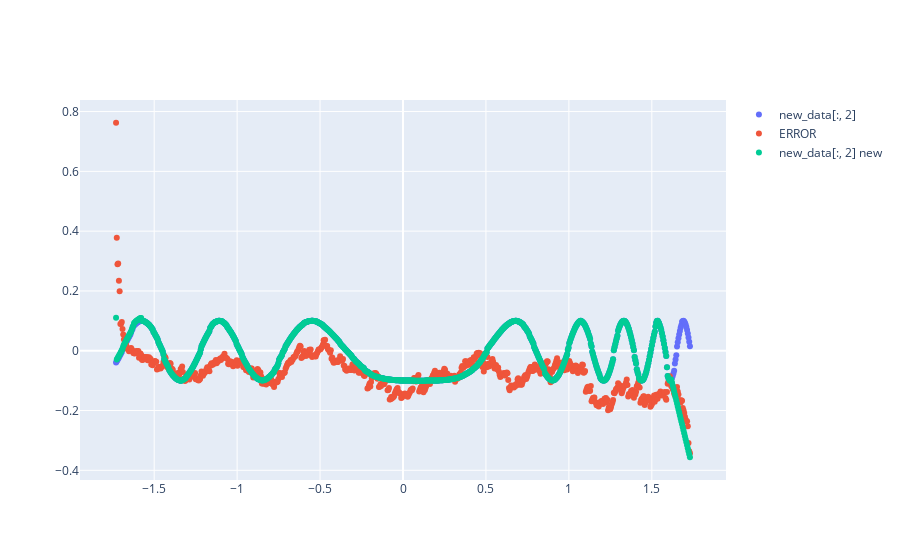

Notebook source saved alongside this figure:
### Code cell
px.scatter

fig = go.Figure()
# for i in range(7):
#     fig.add_trace(go.Scatter(x = new_data[:, i], y = target, mode='markers'))

# fig.add_trace(go.Scatter(x = new_data[:, 1], y = target, mode='markers'))
# fig.add_trace(go.Scatter(x = np.exp(new_data[:, 0]) + new_data[:, 0], y = target, mode='markers'))

# x = np.arange(new_data.shape[0])
# y = np.sort(new_data[:, 0])
# x = (x - np.mean(x)) / np.std(x)
# fig.add_trace(go.Scatter(x = x, y = y, mode='markers', name = "new_data[:, 0]"))

# x = np.arange(new_data.shape[0])
# y =  sorted_arr[:, 1]
# x = (x - np.mean(x)) / np.std(x)
# fig.add_trace(go.Scatter(x = x, y = y, mode='markers', name = "new_data[:, 1]"))

# x = np.arange(sorted_arr.shape[0])
# x = (x - np.mean(x)) / np.std(x)
# y = sorted_arr[:, 0]
# fig.add_trace(go.Scatter(x = x, y = y, mode='markers', name = "new_data[:, 0]"))

# x = np.arange(sorted_arr.shape[0])
# x = (x - np.mean(x)) / np.std(x)
# y = sorted_arr[:, 1]
# fig.add_trace(go.Scatter(x = x, y = y, mode='markers', name = "new_data[:, 1]"))

x = np.arange(sorted_arr.shape[0])
x = (x - np.mean(x)) / np.std(x)
y = sorted_arr[:, 2]
fig.add_trace(go.Scatter(x = x, y = y, mode='markers', name = "new_data[:, 2]"))

# x = np.arange(new_data.shape[0])
# y = np.sort(target)
# x = (x - np.mean(x)) / np.std(x)
# fig.add_trace(go.Scatter(x = x, y = y, mode='markers', name = "target"))

# w_submission = [0.2242, 1.9461]
# b_submission = 3.6323
# w_submission = np.array([w_submission])
# x = np.arange(new_data.shape[0])
# x = (x - np.mean(x)) / np.std(x)
# y = (w_submission @ new_data[:, [0,1]].T + b_submission)[0]
# y = np.sort(y) # - np.sort(target)
# fig.add_trace(go.Scatter(x = x, y = y, mode='markers', name='w_2^T x + b'))

# w_submission = [0.2244, 1.9456, 0.0605]
# b_submission = 3.7225
# w_submission = np.array([w_submission])
# x = np.arange(new_data.shape[0])
# x = (x - np.mean(x)) / np.std(x)
# y = (w_submission @ new_data.T + b_submission)[0]
# y = np.sort(y) - np.sort(target)
# fig.add_trace(go.Scatter(x = x, y = y, mode='markers', name='ERROR 3'))

w_submission = [0.2242, 1.9461]
b_submission = 3.6323
w_submission = np.array([w_submission])
x = np.arange(new_data.shape[0])
x = (x - np.mean(x)) / np.std(x)
y = (w_submission @ new_data[:, [0,1]].T + b_submission)[0]
y = np.sort(y) - np.sort(target)
fig.add_trace(go.Scatter(x = x, y = y, mode='markers', name='ERROR'))

x = np.arange(sorted_arr.shape[0])
x = (x - np.mean(x)) / np.std(x)
y = sorted_arr[:, 2].copy()

ind = np.where(sorted_arr[:, 1] < -1.40)[0]
for i in range(len(ind)-2, -1, -1):
    y[ind[i]] = y[ind[i-1]] + 0.01

ind = np.where(sorted_arr[:, 1] > 1.78)[0]
for i in range(1,len(ind)):
    y[ind[i]] = y[ind[i-1]] - 0.01
    
fig.add_trace(go.Scatter(x = x, y = y, mode='markers', name = "new_data[:, 2] new"))


fig.show()

### Figure 1 — Plotly figure (JSON) as saved in the notebook; plotly's stock layout.template omitted (floating-point values rounded to 4 significant figures; data arrays with more than 128 entries replaced by an {"elided": "..."} marker saying what was removed)
{"data": [{"mode": "markers", "name": "new_data[:, 2]", "type": "scatter", "x": {"elided": "800 float values"}, "y": {"elided": "800 float values"}}, {"mode": "markers", "name": "ERROR", "type": "scatter", "x": {"elided": "800 float values"}, "y": {"elided": "800 float values"}}, {"mode": "markers", "name": "new_data[:, 2] new", "type": "scatter", "x": {"elided": "800 float values"}, "y": {"elided": "800 float values"}}], "layout": {}}
